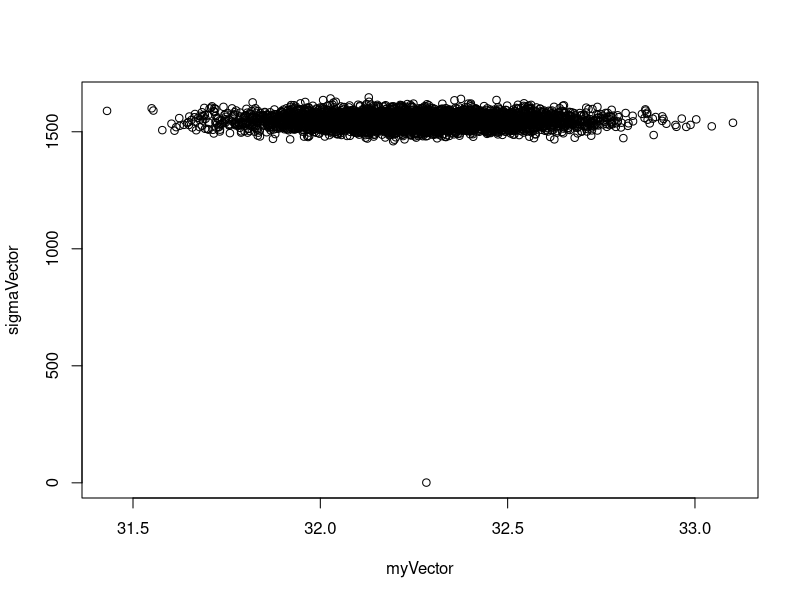
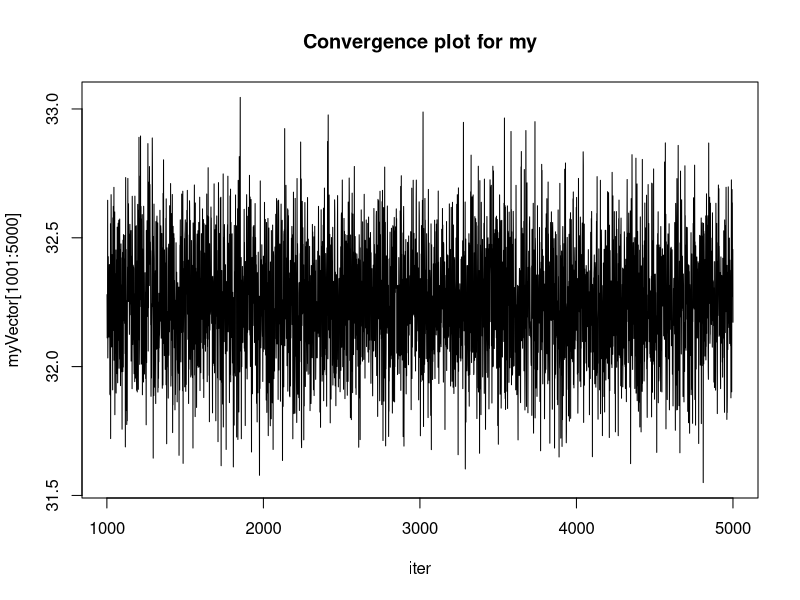
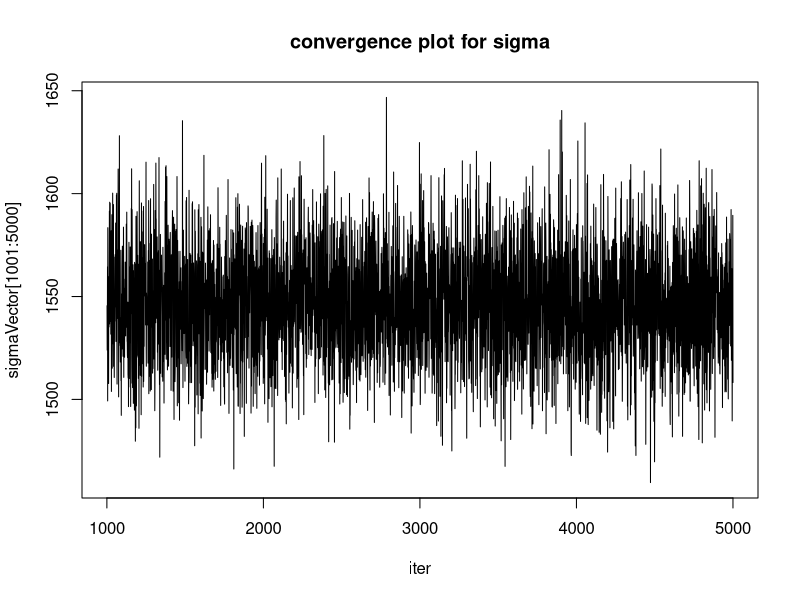
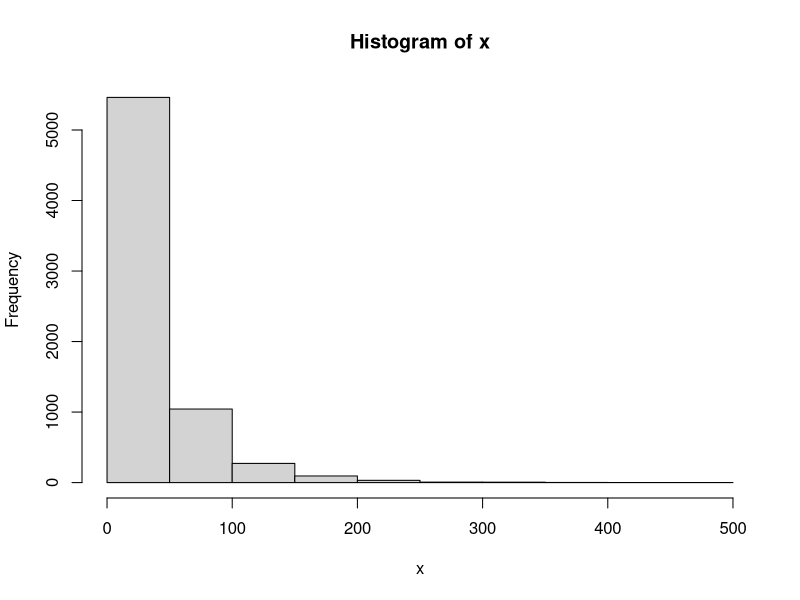
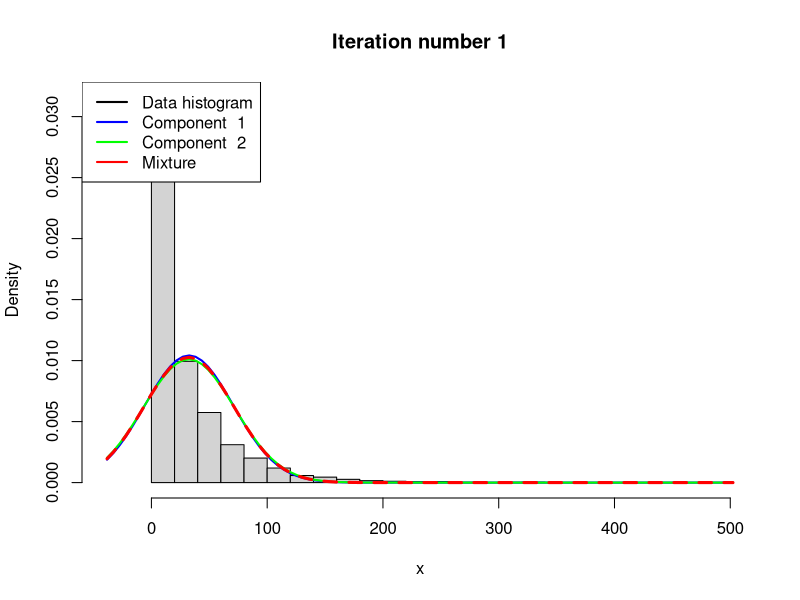
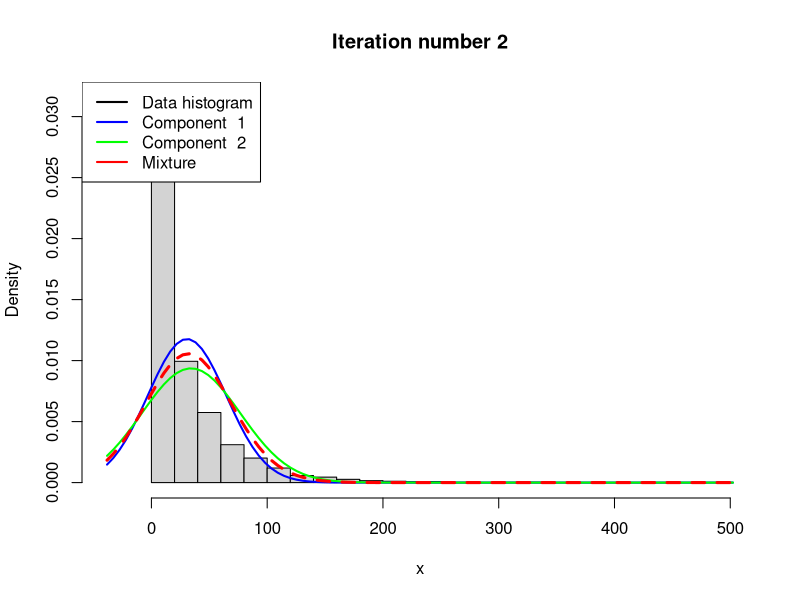
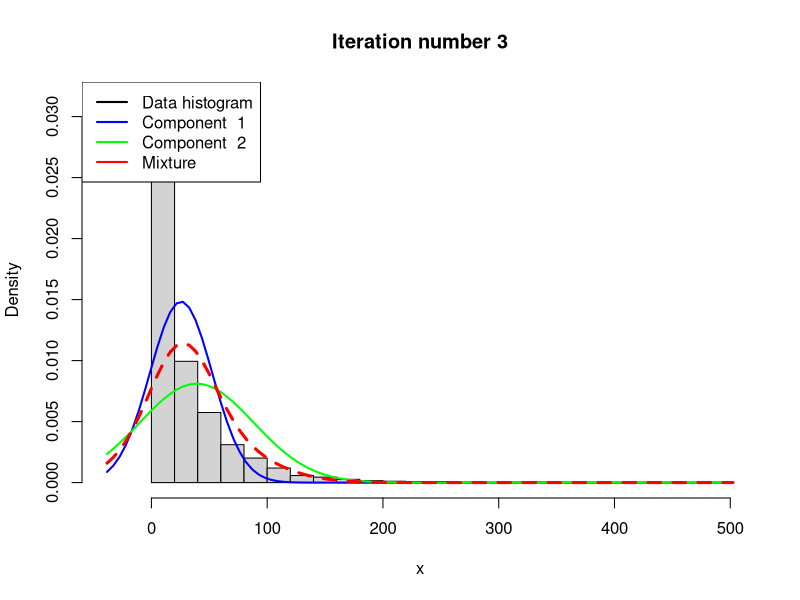
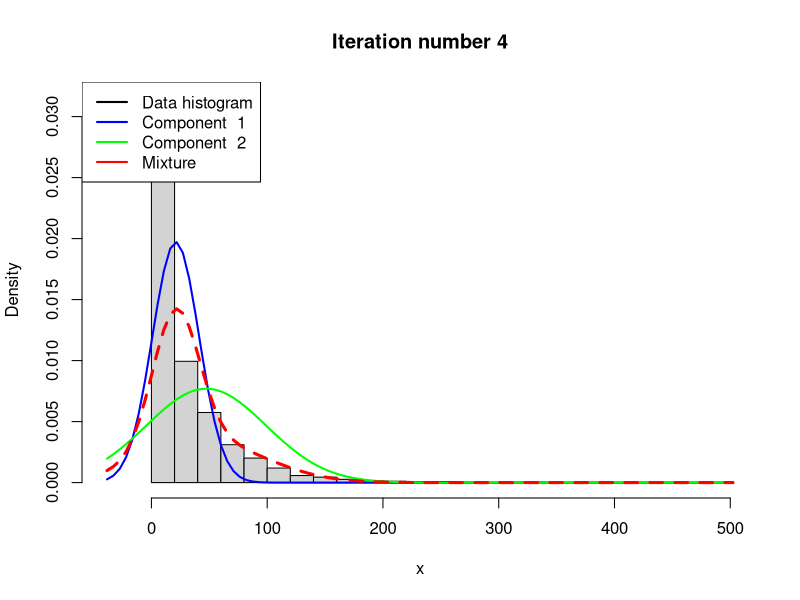

These figures' R source, in order: (Note: a time limit stopped this script after it produced the figures.)
## Assignment 1:
# (a) Normal model
# Assume the daily precipitation {y1, ..., yn} are independent normally distributed,
# y1, ..., yn|my, sigma2 ~ N (my, sigma2) where both my and sigma2 are unknown. 
#Let my ~ N (my0, tao20) independently of sigma2 ~ Inv-X2(v0, sigma20).
# i. Implement (code!) a Gibbs sampler that simulates from the joint posterior
# p(my, sigma2|y1, ..., yn). The full conditional posteriors are given on the slides
# from Lecture 7


data <- read.table("rainfall.dat")

#Setup
v0 <- 1
tausq0 <- 100
meandata <- mean(data$V1)
sigmasq0 <- 1
n= length(data$V1)
nDraws <- 5000
mu0=14.79
vn = v0+n
calcTau <- function(n, tau, sigmasq){
  return(1/(n/sigmasq+1/tau))
}

calcMy <- function(sigmasq, n, my0,mean, tausq){
  
  return(calcW(n, sigmasq, tausq)*mean+((1-calcW(n,sigmasq,tausq))*my0))
}

calcW <- function(n, sigmasq, tausq){
  return((n/sigmasq)/((n/sigmasq)+(1/tausq)))
}

calcSigmaHat <- function(v0, sigmasq0, data, my, n){
  return((v0*sigmasq0+sum((data-my)^2))/(v0+n))
}


#Gibbs sampling
myVector <- c()
sigmaVector <- c(sigmasq0)
tauVector <- c(tausq0)
for( i in 1:nDraws){
  myVector <- c(myVector, rnorm(1, calcMy(sigmaVector[i],n,mu0,meandata, tausq0), calcTau(n,tausq0,sigmaVector[i])))
  if(i<nDraws){
  drawX <- rchisq(1,vn)
  sigmaVector <- c(sigmaVector, vn*calcSigmaHat(v0,sigmasq0,data$V1,myVector[i],n)/drawX)
  }
}

plot(myVector,sigmaVector)

# ii. Analyze the daily precipitation using your Gibbs sampler in (a)-i. Evaluate
# the convergence of the Gibbs sampler by suitable graphical methods, for
# example by plotting the trajectories of the sampled Markov chains.


iter=seq(1001,5000,1)
plot(iter, myVector[1001:5000], type="l", main="Convergence plot for my")
plot(iter, sigmaVector[1001:5000], type="l", main="convergence plot for sigma")



# (b) Mixture normal model.
# Let us now instead assume that the daily precipitation {y1, ..., yn} follow an iid
# two-component mixture of normals model:
# p(yi|my, sigmasq, pi) = pi*N(yi|my1, sigmasq1) + (1 ??? pi)N (yi|sigmasq, sigmasq2),
# where my = (my1, my2) and sigmasq = (sigmasq1, sigmasq2).
# Use the Gibbs sampling data augmentation algorithm in NormalMixtureGibbs.R
# (available under Lecture 7 on the course page) to analyze the daily precipitation data.
# Set the prior hyperparameters suitably. Evaluate the convergence of the sampler.

##########    BEGIN USER INPUT #################
x <- as.matrix(data$V1)

# Model options
nComp <- 2    # Number of mixture components

# Prior options
alpha <- 1*rep(1,nComp) # Dirichlet(alpha)
muPrior <- rep(14.79,nComp) # Prior mean of mu
tau2Prior <- rep(100,nComp) # Prior std of mu
sigma2_0 <- rep(var(x),nComp) # s20 (best guess of sigma2)
nu0 <- rep(1,nComp) # degrees of freedom for prior on sigma2

# MCMC options
nIter <- 1000 # Number of Gibbs sampling draws


# Plotting options
plotFit <- TRUE
lineColors <- c("blue", "green", "magenta", 'yellow')
# Adding sleep time between iterations for plotting
################   END USER INPUT ###############

###### Defining a function that simulates from the 
rScaledInvChi2 <- function(n, df, scale){
  return((df*scale)/rchisq(n,df=df))
}

####### Defining a function that simulates from a Dirichlet distribution
rDirichlet <- function(param){
  nCat <- length(param)
  piDraws <- matrix(NA,nCat,1)
  for (j in 1:nCat){
    piDraws[j] <- rgamma(1,param[j],1)
  }
  piDraws = piDraws/sum(piDraws) # Diving every column of piDraws by the sum of the elements in that column.
  return(piDraws)
}

# Simple function that converts between two different representations of the mixture allocation
S2alloc <- function(S){
  n <- dim(S)[1]
  alloc <- rep(0,n)
  for (i in 1:n){
    alloc[i] <- which(S[i,] == 1)
  }
  return(alloc)
}

# Initial value for the MCMC
nObs <- length(data$V1)
S <- t(rmultinom(nObs, size = 1 , prob = rep(1/nComp,nComp))) # nObs-by-nComp matrix with component allocations.
mu <- quantile(x, probs = seq(0,1,length = nComp))
sigma2 <- rep(var(x),nComp)
probObsInComp <- rep(NA, nComp)


# Setting up the plot
xGrid <- seq(min(x)-1*apply(x,2,sd),max(x)+1*apply(x,2,sd),length = 100)
xGridMin <- min(xGrid)
xGridMax <- max(xGrid)
mixDensMean <- rep(0,length(xGrid))
effIterCount <- 0
ylim <- c(0,2*max(hist(x)$density))

wVec <- c()
paramMatrix <- matrix(0, nIter,4) 


for (k in 1:nIter){
  message(paste('Iteration number:',k))
  alloc <- S2alloc(S) # Just a function that converts between different representations of the group allocations
  nAlloc <- colSums(S)
  print(nAlloc)
  # Update components probabilities
  pi <- rDirichlet(alpha + nAlloc)
  
  # Update mu's
  for (j in 1:nComp){
    precPrior <- 1/tau2Prior[j]
    precData <- nAlloc[j]/sigma2[j]
    precPost <- precPrior + precData
    wPrior <- precPrior/precPost
    muPost <- wPrior*muPrior + (1-wPrior)*mean(x[alloc == j])
    wVec <- c(wVec, wPrior)
    
    tau2Post <- 1/precPost
    mu[j] <- rnorm(1, mean = muPost, sd = sqrt(tau2Post))
    paramMatrix[k,j]=mu[j]
  }
  
  # Update sigma2's
  for (j in 1:nComp){
    sigma2[j] <- rScaledInvChi2(1, df = nu0[j] + nAlloc[j], scale = (nu0[j]*sigma2_0[j] + sum((x[alloc == j] - mu[j])^2))/(nu0[j] + nAlloc[j]))
    paramMatrix[k,j+2]=sigma2[j]
  }
  
  # Update allocation
  for (i in 1:nObs){
    for (j in 1:nComp){
      probObsInComp[j] <- pi[j]*dnorm(x[i], mean = mu[j], sd = sqrt(sigma2[j]))
    }
    S[i,] <- t(rmultinom(1, size = 1 , prob = probObsInComp/sum(probObsInComp)))
  }
  
  # Printing the fitted density against data histogram
  if (plotFit && (k%%1 ==0)){
    effIterCount <- effIterCount + 1
    hist(x, breaks = 20, freq = FALSE, xlim = c(xGridMin,xGridMax), main = paste("Iteration number",k), ylim = ylim)
    mixDens <- rep(0,length(xGrid))
    components <- c()
    for (j in 1:nComp){
      compDens <- dnorm(xGrid,mu[j],sd = sqrt(sigma2[j]))
      mixDens <- mixDens + pi[j]*compDens
      lines(xGrid, compDens, type = "l", lwd = 2, col = lineColors[j])
      components[j] <- paste("Component ",j)
    }
    mixDensMean <- ((effIterCount-1)*mixDensMean + mixDens)/effIterCount
    
    lines(xGrid, mixDens, type = "l", lty = 2, lwd = 3, col = 'red')
    legend("topleft", box.lty = 1, legend = c("Data histogram",components, 'Mixture'), 
           col = c("black",lineColors[1:nComp], 'red'), lwd = 2)
    
  }
  
}
plot(200:1000,wVec[200:1000],type="l")
plot(200:1000,paramMatrix[200:nrow(paramMatrix),1], type="l")
plot(200:1000,paramMatrix[200:nrow(paramMatrix),2], type="l")
plot(200:1000,paramMatrix[200:nrow(paramMatrix),3], type="l")
plot(200:1000,paramMatrix[200:nrow(paramMatrix),4], type="l")

hist(x, breaks = 20, freq = FALSE, xlim = c(xGridMin,xGridMax), main = "Final fitted density")
lines(xGrid, mixDensMean, type = "l", lwd = 2, lty = 4, col = "red")
lines(xGrid, dnorm(xGrid, mean = mean(x), sd = apply(x,2,sd)), type = "l", lwd = 2, col = "blue")
legend("topright", box.lty = 1, legend = c("Data histogram","Mixture density","Normal density"), col=c("black","red","blue"), lwd = 2)

#########################    Helper functions    ##############################################

## with prior alpha = 1, mu = 14.79, tau2=100, nu0=1, the final fitted density follows the histogram quite accurately with
# a mixture distribution with a mode slightly below 20. 

# (c) Graphical comparison.
# Plot the following densities in one figure: 1) a histogram or kernel density
# estimate of the data. 2) Normal density N (yi|my, sigma2) in (a); 3) Mixture of
# normals density p(yi|mean, sigma2, pi) in (b). Base your plots on the mean over all
# posterior draws.

hist(x, breaks = 20, freq = FALSE, xlim = c(xGridMin,xGridMax), main = "Final fitted density")
lines(xGrid, mixDensMean, type = "l", lwd = 2, lty = 4, col = "red")
lines(xGrid, dnorm(xGrid, mean = mean(myVector), sd = mean(sqrt(sigmaVector))), type = "l", lwd = 2, col = "blue")

## As seen in the plot, the blue line, representing the gibbs sampled distibribution is very similar to the true distribution 
# derived from the data in the previous plot (also the blue line). 
